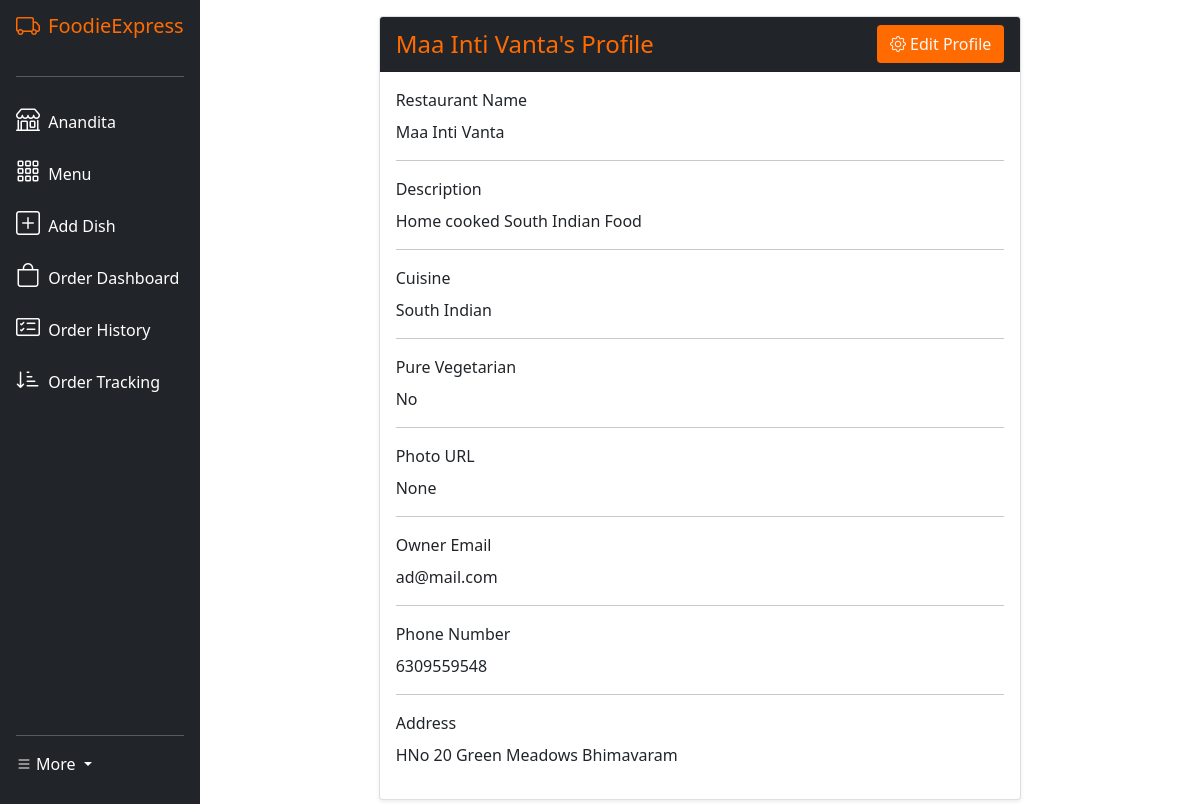
Page /restaurant/profile/ (signed in) on the committed database.
### core/models.py (models this page shows, shortened)
class User(AbstractUser):
    CUSTOMER = 'customer'
    RESTAURANT = 'restaurant'
    DELIVERY_PARTNER = 'delivery_partner'
    USER_TYPE_CHOICES = [
        (CUSTOMER, 'Customer'),
        (RESTAURANT, 'Restaurant'),
        (DELIVERY_PARTNER, 'Delivery Partner'),
    ]
    user_type = models.CharField(max_length=20, choices=USER_TYPE_CHOICES)
    phone_number = models.CharField(max_length=15, unique=True)
    address = models.TextField()
    created_at = models.DateTimeField(auto_now_add=True)
    updated_at = models.DateTimeField(auto_now=True)
    class Meta:
        verbose_name = 'User'
        verbose_name_plural = 'Users'
        ordering = ['-created_at']
        indexes = [
            models.Index(fields=['user_type']),
            models.Index(fields=['phone_number'])
        ]

class Restaurant(models.Model):
    owner = models.OneToOneField(User, on_delete=models.CASCADE)
    name = models.CharField(max_length=100)
    description = models.TextField()
    cuisine = models.CharField(max_length=50)
    is_pure_veg = models.BooleanField(default=False)
    photo = models.URLField(max_length=1000, blank=True, null=True)
    min_delivery_partners = models.IntegerField(default=1, validators=[MinValueValidator(1)])
    max_delivery_partners = models.IntegerField(default=10, validators=[MaxValueValidator(10)])
    is_active = models.BooleanField(default=True)
    class Meta:
        verbose_name = 'Restaurant'
        verbose_name_plural = 'Restaurants'
        ordering = ['name']
        indexes = [
            models.Index(fields=['name']),
            models.Index(fields=['cuisine'])
        ]
        constraints = [
            models.UniqueConstraint(
                fields=['name', 'owner'],
                name='unique_restaurant_owner'
            )
        ]

### core/views.py (the view)
# urls.py: path('restaurant/profile/', views.restaurant_profile, name='restaurant_profile'),
@login_required
def restaurant_profile(request):
    if request.user.user_type != 'restaurant':
        return redirect('home')
    restaurant = Restaurant.objects.get(owner=request.user)
    return render(request, 'core/restaurant_profile.html', {'restaurant': restaurant})

### core/templates/core/restaurant_profile.html (shortened to what this page needs)
{% extends 'core/layout.html' %}
{% load static %}
{% block body %}
<div class="container py-3">
    <div class="row justify-content-center">
        <div class="col-md-8">
            <div class="card shadow-sm">
                <div class="card-header bg-dark text-accent d-flex justify-content-between align-items-center">
                    <h4 class="card-title mb-0">{{restaurant.name}}'s Profile</h4>
                    <button type="button" class="btn btn-accent" id="editButton">
                        <i class="bi bi-gear"></i>
                        Edit Profile
                    </button>
                </div>
                <div class="card-body">
                    <div id="profileData">
                        <div class="mb-3">
                            <label class="form-label">Restaurant Name</label>
                            <p class="profile-text" data-field="name">{{ restaurant.name }}</p>
                            <hr>
                        </div>
                        <div class="mb-3">
                            <label class="form-label">Description</label>
                            <p class="profile-text" data-field="description">{{ restaurant.description }}</p>
                            <hr>
                        </div>
                        <div class="mb-3">
                            <label class="form-label">Cuisine</label>
                            <p class="profile-text" data-field="cuisine">{{ restaurant.cuisine }}</p>
                            <hr>
                        </div>
                        <div class="mb-3">
                            <label class="form-label">Pure Vegetarian</label>
                            <p class="profile-text" data-field="is_pure_veg">{{ restaurant.is_pure_veg|yesno:"Yes,No" }}</p>
                            <hr>
                        </div>
                        <div class="mb-3">
                            <label class="form-label">Photo URL</label>
                            <p class="profile-text" data-field="photo">{{ restaurant.photo }}</p>
                            <hr>
                        </div>
                        <div class="mb-3">
                            <label class="form-label">Owner Email</label>
                            <p class="profile-text" data-field="email">{{ restaurant.owner.email }}</p>
                            <hr>
                        </div>
                        <div class="mb-3">
                            <label class="form-label">Phone Number</label>
                            <p class="profile-text" data-field="phone_number">{{ restaurant.owner.phone_number }}</p>
                            <hr>
                        </div>
                        <div class="mb-3">
                            <label class="form-label">Address</label>
                            <p class="profile-text" data-field="address">{{ restaurant.owner.address }}</p>
                        </div>
                    </div>
                </div>
            </div>
        </div>
    </div>
</div>
{% endblock %}

### core/templates/core/layout.html (shortened to what this page needs)
{% load static %}
<!DOCTYPE html>
<html lang="en">
    <head>
        <link href="https://cdn.jsdelivr.net/npm/bootstrap@5.0.2/dist/css/bootstrap.min.css" rel="stylesheet">
        <link href="https://cdn.jsdelivr.net/npm/bootstrap-icons@1.10.0/font/bootstrap-icons.css" rel="stylesheet">
        <link rel="stylesheet" href="https://cdnjs.cloudflare.com/ajax/libs/font-awesome/4.7.0/css/font-awesome.min.css">
        <link href="{% static 'core/styles.css' %}" rel="stylesheet">
    </head>
    <body>
        <div class="sidebar-wrapper">
            <div class="sidebar-content d-flex flex-column align-items-center align-items-sm-start px-3 pt-2 text-white">
                <a href="/" class="d-flex align-items-center pb-3 mb-md-0 me-md-auto text-white text-decoration-none">
                    <i class="bi bi-truck fs-4 me-2 brand-text"></i>
                    <span class="fs-5 d-none d-sm-inline brand-text">FoodieExpress</span>
                </a>
                <hr class="w-100">
                <ul class="nav nav-pills flex-column mb-sm-auto mb-0 align-items-center align-items-sm-start" id="menu">
                    {% if user.is_authenticated %}
                    {% if user.user_type == 'restaurant' %}
                    <li class="nav-item">
                        <a href="{% url 'restaurant_profile' %}" class="nav-link align-middle px-0 text-white">
                            <i class="fs-4 bi bi-shop"></i>
                            <span class="ms-1 d-none d-sm-inline">{{user.username}}</span>
                        </a>
                    </li>
                    <li class="nav-item">
                        <a class="nav-link align-middle px-0 text-white" href="{% url 'restaurant_menu' %}">
                            <i class="fs-4 bi bi-grid-3x3-gap"></i>
                            <span class="ms-1 d-none d-sm-inline">Menu</span>
                        </a>
                    </li>
                    <li class="nav-item">
                        <a class="nav-link align-middle px-0 text-white" href="{% url 'menu_item_add' %}">
                            <i class="fs-4 bi bi-plus-square"></i>
                            <span class="ms-1 d-none d-sm-inline">Add Dish</span>
                        </a>
                    </li>
                    <li class="nav-item">
                        <a class="nav-link align-middle px-0 text-white" href="{% url 'restaurant_dashboard' %}">
                            <i class="fs-4 bi bi-bag"></i>
                            <span class="ms-1 d-none d-sm-inline">Order Dashboard</span>
                        </a>
                    </li>
                    <li class="nav-item">
                        <a href="{% url 'restaurant_order_history' %}" class="nav-link align-middle px-0 text-white">
                            <i class="fs-4 bi bi-card-checklist"></i>
                            <span class="ms-1 d-none d-sm-inline">Order History</span>
                        </a>
                    </li>
                    <li class="nav-item">
                        <a href="{% url 'latest_order_tracking' %}" class="nav-link align-middle px-0 text-white">
                            <i class="fs-4 bi bi-sort-down-alt"></i>
                            <span class="ms-1 d-none d-sm-inline">Order Tracking</span>
                        </a>
                    </li>
                        {% endif %}
                    {% endif %}
                </ul>
                <hr class="w-100">
                <div class="dropdown pb-4">
                    {% if request.user.is_authenticated %}
                        <a href="#" class="d-flex align-items-center text-white text-decoration-none dropdown-toggle" id="dropdown.user1" data-bs-toggle="dropdown" aria-expanded="false">
                            <i class="bi bi-list"></i>
                            <span class="d-none d-sm-inline mx-1">More</span>
                        </a>
                    {% endif %}
                </div>
            </div>
        </div>
        <div class="main-content-wrapper">
            {% block body %}
            {% endblock %}
        </div>
    </body>
</html>

### core/templates/core/layout.html (style rules this page uses)
:root { --accent-color: #ff6b00; }
body { overflow-x: hidden; }
.brand-text { color: var(--accent-color) !important; }
.sidebar-wrapper { position: fixed; left: 0; top: 0; bottom: 0; width: 16.66667%; background-color: #212529; z-index: 1000; }
.sidebar-content { height: 100vh; overflow-y: auto; }
.main-content-wrapper { margin-left: 16.66667%; width: calc(100% - 16.66667%); min-height: 100vh; }

### core/templates/core/restaurant_profile.html (style rules this page uses)
.btn-accent { background-color: #ff6b00; color: #f8f9fa; }
.text-accent { color: #ff6b00; }

### rows in the picture
User: username "Anandita"
Restaurant: name "Maa Inti Vanta", description "Home cooked South Indian Food", cuisine "South Indian", is_pure_veg "No", photo "None", owner.email "ad@mail.com", owner.phone_number "6309559548", owner.address "HNo 20 Green Meadows Bhimavaram"
